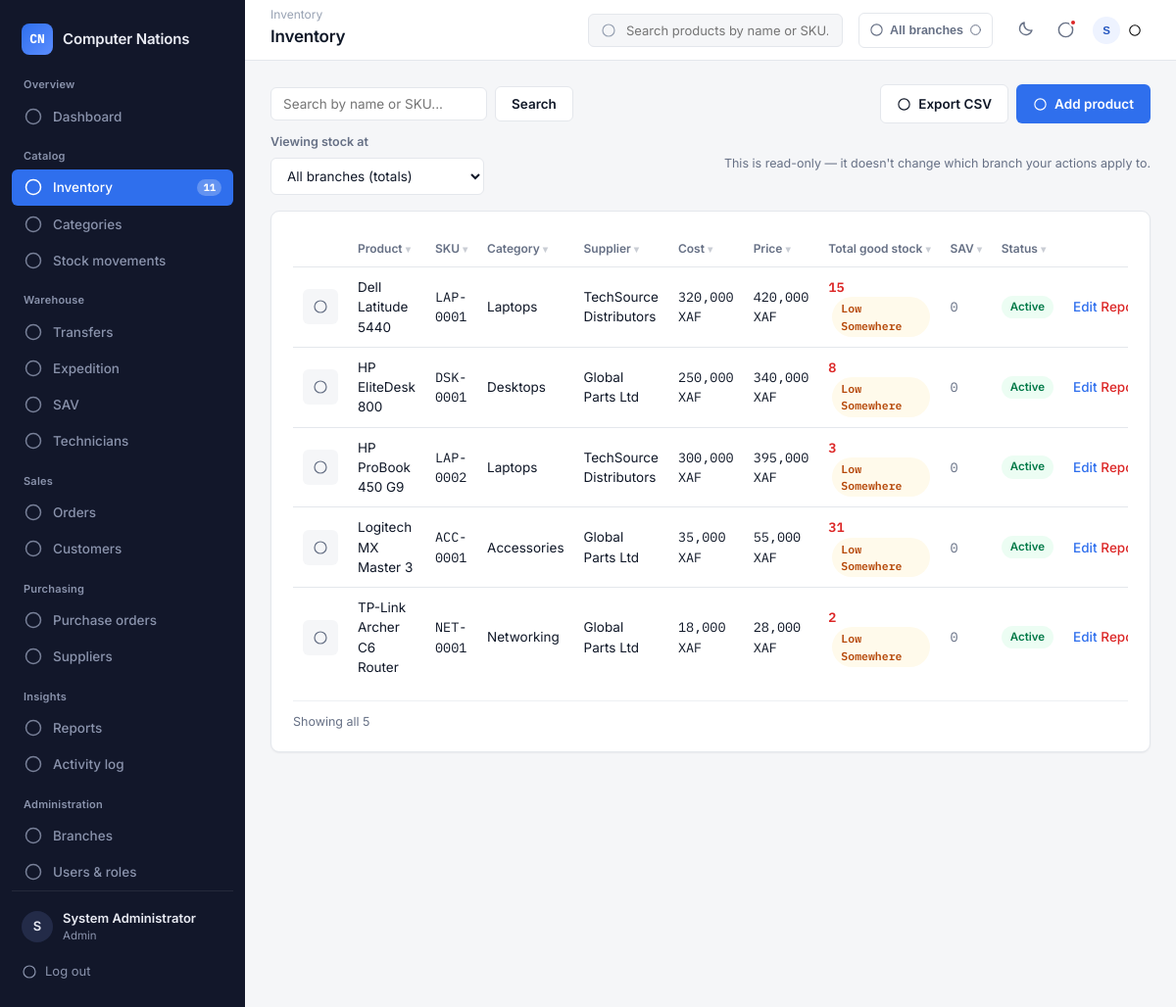
The app's page /modules/inventory/index.php (signed in) with its own data.
### tables this page shows
CREATE TABLE products (
    id INT AUTO_INCREMENT PRIMARY KEY,
    sku VARCHAR(40) NOT NULL UNIQUE,
    name VARCHAR(150) NOT NULL,
    category_id INT DEFAULT NULL,
    supplier_id INT DEFAULT NULL,
    cost_price DECIMAL(12,2) NOT NULL DEFAULT 0,
    selling_price DECIMAL(12,2) NOT NULL DEFAULT 0,
    default_reorder_level INT NOT NULL DEFAULT 5,
    image VARCHAR(255) DEFAULT NULL,
    status ENUM('active','discontinued') NOT NULL DEFAULT 'active',
    created_by INT DEFAULT NULL,
    created_at TIMESTAMP DEFAULT CURRENT_TIMESTAMP,
    updated_at TIMESTAMP DEFAULT CURRENT_TIMESTAMP ON UPDATE CURRENT_TIMESTAMP,
    FOREIGN KEY (category_id) REFERENCES categories(id) ON DELETE SET NULL,
    FOREIGN KEY (supplier_id) REFERENCES suppliers(id) ON DELETE SET NULL
);

CREATE TABLE categories (
    id INT AUTO_INCREMENT PRIMARY KEY,
    name VARCHAR(80) NOT NULL UNIQUE,
    created_by INT DEFAULT NULL,
    created_at TIMESTAMP DEFAULT CURRENT_TIMESTAMP
);

CREATE TABLE suppliers (
    id INT AUTO_INCREMENT PRIMARY KEY,
    name VARCHAR(120) NOT NULL,
    contact_person VARCHAR(100) DEFAULT NULL,
    phone VARCHAR(30) DEFAULT NULL,
    email VARCHAR(120) DEFAULT NULL,
    address VARCHAR(255) DEFAULT NULL,
    created_by INT DEFAULT NULL,
    created_at TIMESTAMP DEFAULT CURRENT_TIMESTAMP
);

### includes/functions.php (called while the page is built, shortened)
<?php
function clean($value) {
    return htmlspecialchars(trim($value ?? ''), ENT_QUOTES, 'UTF-8');
}
function formatMoney($amount) {
    return number_format((float)$amount, 0) . ' XAF';
}

### includes/rbac.php (called while the page is built, shortened)
<?php
function hasPermission($slug) {
    return in_array($slug, $_SESSION['permissions'] ?? [], true);
}

### includes/branch_context.php (called while the page is built, shortened)
<?php
function userHomeBranchId() {
    return $_SESSION['user']['branch_id'] ?? null;
}
function isMultiBranchUser() {
    return userHomeBranchId() === null;
}
function currentBranchId() {
    return array_key_exists('current_branch_id', $_SESSION) ? $_SESSION['current_branch_id'] : null;
}
function resolveViewBranchId($pdo) {
    if (!isset($_GET['view_branch'])) {
        return currentBranchId();
    }
    $requested = $_GET['view_branch'];
    $stmt = $pdo->prepare("SELECT id FROM branches WHERE id = ? AND is_active = 1");
    $stmt->execute([(int)$requested]);
    return $stmt->fetch() ? (int)$requested : currentBranchId();
}

### modules/inventory/index.php (the view, shortened to what this page needs)
<?php
require_once __DIR__ . '/../../config/config.php';
require_once __DIR__ . '/../../includes/rbac.php';
$viewBranchId = resolveViewBranchId($pdo);
$search = trim($_GET['q'] ?? '');
$searchClause = '';
$params = [];
if ($viewBranchId !== null) {
    $sql = "SELECT p.*, c.name AS category_name, s.name AS supplier_name,
                   COALESCE(bs.quantity, 0) AS quantity,
                   COALESCE(bs.reorder_level, p.default_reorder_level) AS reorder_level,
                   COALESCE(sav.sav_qty, 0) AS sav_qty
            FROM products p
            LEFT JOIN categories c ON c.id = p.category_id
            LEFT JOIN suppliers s ON s.id = p.supplier_id
            LEFT JOIN branch_stock bs ON bs.product_id = p.id AND bs.branch_id = ?
            LEFT JOIN (
                SELECT product_id, SUM(quantity) AS sav_qty FROM sav_items
                WHERE branch_id = ? AND status IN ('reported','with_technician') GROUP BY product_id
            ) sav ON sav.product_id = p.id
            WHERE 1=1 $searchClause
            ORDER BY p.name ASC";
    $stmt = $pdo->prepare($sql);
    $stmt->execute(array_merge([$viewBranchId, $viewBranchId], $params));
} else {
    $sql = "SELECT p.*, c.name AS category_name, s.name AS supplier_name,
                   COALESCE(SUM(bs.quantity), 0) AS quantity,
                   SUM(CASE WHEN bs.quantity <= bs.reorder_level THEN 1 ELSE 0 END) AS low_branch_count,
                   COALESCE(sav.sav_qty, 0) AS sav_qty
            FROM products p
            LEFT JOIN categories c ON c.id = p.category_id
            LEFT JOIN suppliers s ON s.id = p.supplier_id
            LEFT JOIN branch_stock bs ON bs.product_id = p.id
            LEFT JOIN (
                SELECT product_id, SUM(quantity) AS sav_qty FROM sav_items
                WHERE status IN ('reported','with_technician') GROUP BY product_id
            ) sav ON sav.product_id = p.id
            WHERE 1=1 $searchClause
            GROUP BY p.id
            ORDER BY p.name ASC";
    $stmt = $pdo->prepare($sql);
    $stmt->execute($params);
}
$products = $stmt->fetchAll();
require_once __DIR__ . '/../../includes/header.php';
?>
<div class="toolbar">
  <form method="get" class="search-form">
    <input type="text" name="q" placeholder="Search by name or SKU..." value="<?= clean($search) ?>">
    <button type="submit" class="btn btn-secondary">Search</button>
  </form>
  <div style="display:flex; gap:8px;">
    <a href="export.php" class="btn btn-secondary"><?= icon('download', 15) ?> Export CSV</a>
    <?php if (hasPermission('inventory.create')): ?>
      <a href="create.php" class="btn btn-primary"><?= icon('plus', 15) ?> Add product</a>
    <?php endif; ?>
  </div>
</div>
<form method="get" class="toolbar" style="margin-top:-6px;">
  <div class="form-field" style="margin:0;">
    <label class="muted small" style="font-weight:600;">Viewing stock at</label>
    <select name="view_branch" onchange="this.form.submit()">
      <option value="all" <?= $viewBranchId === null ? 'selected' : '' ?>>All branches (totals)</option>
    </select>
  </div>
  <p class="muted small" style="margin:0;">This is read-only — it doesn't change which branch your actions apply to.</p>
</form>
<section class="panel">
  <?php if ($products): ?>
  <div class="data-table-wrap">
  <table class="data-table" data-has-server-search="true">
    <thead>
      <tr>
        <th></th><th>Product</th><th>SKU</th><th>Category</th><th>Supplier</th>
        <th>Cost</th><th>Price</th><th><?= $viewBranchId !== null ? 'Good stock' : 'Total good stock' ?></th><th>SAV</th><th>Status</th>
        <?php if (hasPermission('inventory.edit') || hasPermission('inventory.delete')): ?><th></th><?php endif; ?>
      </tr>
    </thead>
    <tbody>
      <?php foreach ($products as $p): $isLow = $viewBranchId !== null ? $p['quantity'] <= $p['reorder_level'] : ($p['low_branch_count'] ?? 0) > 0; ?>
      <tr>
        <td>
          <?php if (!empty($p['image'])): ?>
            <img src="<?= UPLOAD_URL . clean($p['image']) ?>" alt="" class="product-thumb" loading="lazy" decoding="async" width="36" height="36">
          <?php else: ?>
            <span class="product-thumb product-thumb-empty"><?= icon('inventory', 16) ?></span>
          <?php endif; ?>
        </td>
        <td><?= clean($p['name']) ?></td>
        <td class="mono"><?= clean($p['sku']) ?></td>
        <td><?= clean($p['category_name'] ?? '—') ?></td>
        <td><?= clean($p['supplier_name'] ?? '—') ?></td>
        <td class="mono"><?= formatMoney($p['cost_price']) ?></td>
        <td class="mono"><?= formatMoney($p['selling_price']) ?></td>
        <td class="mono <?= $isLow ? 'num-danger' : '' ?>"><?= (int)$p['quantity'] ?><?= $viewBranchId === null && $isLow ? ' <span class="badge badge-pending" style="margin-left:4px;">low somewhere</span>' : '' ?></td>
        <td class="mono"><?= $p['sav_qty'] > 0 ? '<span class="badge badge-pending">' . (int)$p['sav_qty'] . '</span>' : '<span class="muted">0</span>' ?></td>
        <td><span class="badge badge-<?= $p['status'] === 'active' ? 'completed' : 'cancelled' ?>"><?= clean($p['status']) ?></span></td>
        <?php if (hasPermission('inventory.edit') || hasPermission('inventory.delete') || hasPermission('sav.create')): ?>
        <td class="row-actions">
          <?php if (hasPermission('inventory.edit')): ?>
            <a href="edit.php?id=<?= (int)$p['id'] ?>" class="link">Edit</a>
          <?php endif; ?>
          <?php if (hasPermission('sav.create')): ?>
            <a href="../sav/create.php?product=<?= (int)$p['id'] ?>" class="link link-danger">Report SAV</a>
          <?php endif; ?>
        </td>
        <?php endif; ?>
      </tr>
      <?php endforeach; ?>
    </tbody>
  </table>
  </div>
  <?php else: ?>
    <p class="empty-state">No products found<?= $search !== '' ? ' for "' . clean($search) . '"' : '' ?>.</p>
  <?php endif; ?>
</section>
<?php require_once __DIR__ . '/../../includes/footer.php'; ?>

### includes/icons.php (shortened to what this page needs)
<?php
function icon($name, $size = 20) {
    $path = $paths[$name] ?? '<circle cx="12" cy="12" r="9"/>';
    return '<svg width="' . $size . '" height="' . $size . '" viewBox="0 0 24 24" fill="none" stroke="currentColor" stroke-width="1.8" stroke-linecap="round" stroke-linejoin="round" class="icon icon-' . htmlspecialchars($name) . '">' . $path . '</svg>';
}

### assets/css/style.css (style rules this page uses)
:root { --ink: #12172A; --ink-2: #1B2138; --ink-3: #232B48; --surface: #FFFFFF; --bg: #F5F6F8; --border: #E4E7EC; --border-soft:#EEF0F3; --accent: #2F6FED; --accent-dark:#2456BF; --accent-soft:#EEF3FF; --success: #1F9D63; --success-soft:#ECFDF3; --warning: #D97706; --warning-soft:#FFFAEB; --danger: #DC2626; --danger-soft:#FEF3F2; --violet: #7C5CFC; --violet-soft:#F3F0FF; --text: #101828; --text-muted: #667085; --text-soft: #98A2B3; --text-on-ink:#E9EBF3; --text-on-ink-muted: #8A93AC; --font-ui: 'Inter', -apple-system, BlinkMacSystemFont, 'Segoe UI', sans-serif; --font-mono: 'IBM Plex Mono', ui-monospace, 'SFMono-Regular', Menlo, monospace; --radius-sm: 6px; --radius: 9px; --radius-lg: 14px; --shadow-card: 0 1px 2px rgba(16, 24, 40, 0.05); --shadow-pop: 0 8px 24px rgba(16, 24, 40, 0.12), 0 2px 6px rgba(16,24,40,0.06); }
* { box-sizing: border-box; }
html, body { height: 100%; }
body { margin: 0; font-family: var(--font-ui); color: var(--text); background: var(--bg); font-size: 14px; line-height: 1.5; -webkit-font-smoothing: antialiased; }
a { color: inherit; text-decoration: none; }
p { margin: 0 0 8px; }
.mono { font-family: var(--font-mono); font-feature-settings: "tnum"; }
.muted { color: var(--text-muted); }
.small { font-size: 12.5px; }
.icon { display: inline-block; vertical-align: middle; flex-shrink: 0; }
.nav-link .icon { opacity: 0.85; }
.nav-link.active .icon { opacity: 1; }
.panel { background: var(--surface); border: 1px solid var(--border); border-radius: var(--radius); padding: 20px 22px; box-shadow: var(--shadow-card); margin-bottom: 16px; }
.data-table-wrap { overflow-x: auto; }
.data-table { width: 100%; border-collapse: collapse; font-size: 13.5px; }
.data-table th { text-align: left; font-weight: 600; color: var(--text-muted); font-size: 12px; text-transform: none; padding: 9px 10px; border-bottom: 1px solid var(--border); white-space: nowrap; }
.data-table th.sortable { cursor: pointer; user-select: none; }
.data-table td { padding: 10px 10px; border-bottom: 1px solid var(--border); vertical-align: middle; }
.data-table tr:last-child td { border-bottom: none; }
.data-table td.mono, .data-table th.mono { font-family: var(--font-mono); }
.num-danger { color: var(--danger); font-weight: 600; }
.row-actions { white-space: nowrap; text-align: right; }
.link { color: var(--accent); font-weight: 500; }
.link-danger { color: var(--danger); background: none; border: none; padding: 0; cursor: pointer; font: inherit; font-weight: 500; }
.toolbar { display: flex; align-items: center; justify-content: space-between; gap: 12px; margin-bottom: 16px; flex-wrap: wrap; }
.search-form { display: flex; gap: 8px; align-items: center; flex-wrap: wrap; }
.search-form input[type="text"], .search-form input[type="date"], .search-form select { padding: 8px 12px; border: 1px solid var(--border); border-radius: var(--radius-sm); font-size: 13.5px; font-family: inherit; }
.btn { display: inline-flex; align-items: center; justify-content: center; gap: 7px; padding: 9px 16px; border-radius: var(--radius-sm); font-size: 13.5px; font-weight: 600; border: 1px solid transparent; cursor: pointer; font-family: inherit; transition: background 0.12s ease, border-color 0.12s ease, transform 0.05s ease; }
.btn-primary { background: var(--accent); color: #fff; }
.btn-secondary { background: var(--surface); color: var(--text); border-color: var(--border); }
.form-field { margin-bottom: 14px; display: flex; flex-direction: column; gap: 6px; }
.form-field label { font-size: 12.5px; font-weight: 600; color: var(--text-muted); }
.form-field input, .form-field select, .form-field textarea { padding: 9px 12px; border: 1px solid var(--border); border-radius: var(--radius-sm); font-size: 13.5px; font-family: inherit; background: var(--surface); color: var(--text); }
.product-thumb { width: 36px; height: 36px; border-radius: var(--radius-sm); object-fit: cover; display: block; }
.product-thumb-empty { display: flex; align-items: center; justify-content: center; background: var(--bg); color: var(--text-muted); }
.badge { display: inline-flex; align-items: center; gap: 5px; padding: 3px 9px; border-radius: 100px; font-size: 11.5px; font-weight: 600; text-transform: capitalize; }
.badge-completed, .badge-active, .badge-in, .badge-received { background: var(--success-soft); color: #027A48; }
.badge-pending, .badge-adjustment, .badge-draft, .badge-ordered, .badge-partially_received { background: var(--warning-soft); color: #B54708; }

### records on screen
products: name "Dell Latitude 5440", sku "LAP-0001", category.name "Laptops", supplier.name "TechSource Distributors", cost_price "320,000 XAF", selling_price "420,000 XAF", quantity "15", status "Active"
products: name "HP EliteDesk 800", sku "DSK-0001", category.name "Desktops", supplier.name "Global Parts Ltd", cost_price "250,000 XAF", selling_price "340,000 XAF", quantity "8", status "Active"
products: name "HP ProBook 450 G9", sku "LAP-0002", category.name "Laptops", supplier.name "TechSource Distributors", cost_price "300,000 XAF", selling_price "395,000 XAF", quantity "3", status "Active"
products: name "Logitech MX Master 3", sku "ACC-0001", category.name "Accessories", supplier.name "Global Parts Ltd", cost_price "35,000 XAF", selling_price "55,000 XAF", quantity "31", status "Active"
products: name "TP-Link Archer C6 Router", sku "NET-0001", category.name "Networking", supplier.name "Global Parts Ltd", cost_price "18,000 XAF", selling_price "28,000 XAF", quantity "2", status "Active"

### other values on screen
$notifCount "11"
substr($user['full_name'], 0, 1) "S"
$user['full_name'] "System Administrator"
$user['role_name'] "Admin"
str_replace('-', ' ', $currentDir) "Inventory"
$pageTitle "Inventory"
getBranchLabel($activeBranchId, $pdo) "All branches"
